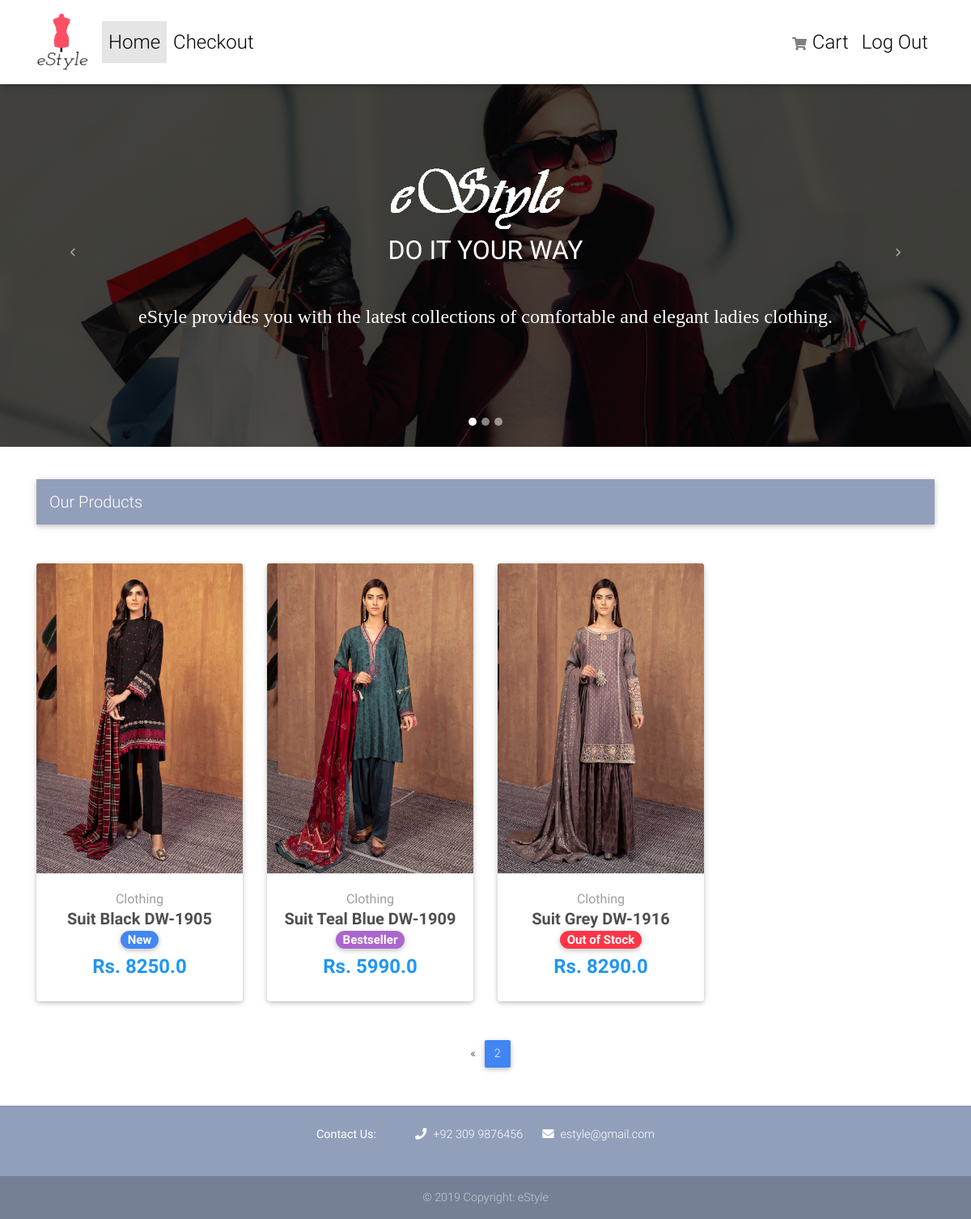
The app's page /?page=2 (signed in) with its own data.
### shop/models.py (models this page shows, shortened)
class Item(models.Model):
    name=models.CharField(max_length=100)
    cost=models.FloatField()
    discount_cost=models.FloatField( blank=True ,null=True )     #not a required field
    colortag=models.CharField(choices=LABEL_CHOICES, max_length=1,blank=True ,null=True)
    tag=models.CharField(max_length=15,blank=True ,null=True)      #for giving different tags to products like bestseller, new etc.
    slug=models.SlugField()      #a unique identity for different products
    detail=models.TextField()
    photo=models.FileField(upload_to = 'images/', default = '')    #images are uploaded to media/images folder
    def get_absolute_url(self):
        return reverse("shop:product",kwargs={'slug':self.slug})     #unique url for every product due to its slug

### shop/views.py (the view)
# urls.py: path('',HomeView.as_view(),name='home'),
class HomeView(ListView):
    model=Item
    paginate_by=8   #after 8 items, additional items are moved to next page
    template_name="home.html"

### templates/home.html (shortened to what this page needs)
{% extends "base.html" %}
{% block content %}
{% load static %}
<div id="carousel-example-1z" class="carousel slide carousel-fade" data-ride="carousel">
  <ol class="carousel-indicators">
    <li data-target="#carousel-example-1z" data-slide-to="0" class="active"></li>
    <li data-target="#carousel-example-1z" data-slide-to="1"></li>
    <li data-target="#carousel-example-1z" data-slide-to="2"></li>
  </ol>
  <div class="carousel-inner" role="listbox">
    <div class="carousel-item active">
      <div class="view" style="background-image: url('{% static 'img/c1.jpg' %}'); background-repeat: no-repeat; background-size: cover;">
        <div class="mask rgba-black-strong d-flex justify-content-center align-items-center">
          <div class="text-center white-text mx-5 wow fadeIn">
            <img src="{% static 'img/Caro.png' %}" alt="">
            <p>
              <strong><font size="+3">DO IT YOUR WAY</font></strong>
            </p>
            <p class="mb-4 d-none d-md-block" style="font-family: garamond;">
              <br><strong><font size="+2">eStyle provides you with the latest collections of comfortable and elegant ladies clothing.</font></strong>
            </p>
          </div>
        </div>
      </div>
    </div>
  </div>
  <a class="carousel-control-prev" href="#carousel-example-1z" role="button" data-slide="prev">
    <span class="carousel-control-prev-icon" aria-hidden="true"></span>
  </a>
  <a class="carousel-control-next" href="#carousel-example-1z" role="button" data-slide="next">
    <span class="carousel-control-next-icon" aria-hidden="true"></span>
  </a>
</div>
  <main>
    <div class="container">
      <br>
      <nav class="navbar navbar-expand-lg navbar-dark mdb-color lighten-3 mt-3 mb-5">
        <span class="navbar-brand">Our Products</span>
      </nav>
      <section class="text-center mb-4">
        <div class="row wow fadeIn">
          {% for item in object_list %}
          <div class="col-lg-3 col-md-6 mb-4">
            <div class="card">
              <div class="view overlay">
                <img src="{{ item.photo.url }}" class="card-img-top" alt="{{item.name}}">
              </div>
              <div class="card-body text-center">
                <a href="" class="grey-text">
                  <h8>Clothing</h8>
                </a>
                <h5>
                  <strong>
                    <a href="{{ item.get_absolute_url }}" class="dark-grey-text">{{ item.name }}
                      <span class="badge badge-pill {{item.get_colortag_display}}-color">{{item.tag}}</span>
                    </a>
                  </strong>
                </h5>
                <h4 class="font-weight-bold blue-text">
                  <strong>Rs.
                  {% if item.discount_cost %}
                  {{ item.discount_cost }}
                  {% else %}
                  {{ item.cost }}
                  {% endif %}
                  </strong>
                </h4>
              </div>
            </div>
          </div>
          {% endfor %}
        </div>
      </section>
      {% if is_paginated %}
      <nav class="d-flex justify-content-center wow fadeIn">
        <ul class="pagination pg-blue">
          {% if page_obj.has_previous %}
          <li class="page-item">
            <a class="page-link" href="?page={{ page_obj.previous_page_number }}" aria-label="Previous">
              <span aria-hidden="true">&laquo;</span>
            </a>
          </li>
          {% endif %}
          <li class="page-item active">
            <a class="page-link" href="?page={{ page_obj.number }}">{{ page_obj.number }}
            </a>
        </ul>
      </nav>
      {% endif %}
    </div>
  </main>
{% endblock content %}

### templates/base.html (style rules this page uses)
html, body, header, .carousel { height: 60vh; }

### records on screen
Item: photo (picture), name "Suit Black DW-1905", tag "New", cost "8250.0"
Item: photo (picture), name "Suit Teal Blue DW-1909", tag "Bestseller", discount_cost "5990.0"
Item: photo (picture), name "Suit Grey DW-1916", tag "Out of Stock", cost "8290.0"

### other values on screen
{{ page_obj.number }} "2"
